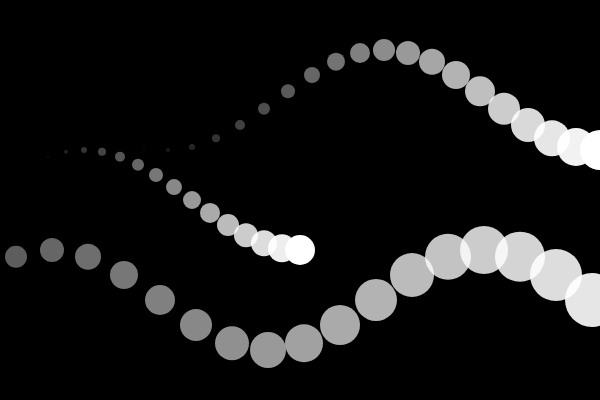
Frame 1 (no input)
Frame 60 (no input): identical to frame 1, image omitted
Frame 120 (the mouse pressed at the canvas centre since frame 60): identical to frame 1, image omitted

The p5.js sketch that drew this single still picture (run headless with seeded random() and noise() and a simulated clock; from frame 60 on, the mouse is pressed at the canvas centre):

// p5.js sketch
// ── sketch.js
function setup() {
  createCanvas(600, 400);
  noStroke();
}

function draw() {
  background(0);
  nyoro(15, width / 2, height / 2);
  nyoro(20, width, height / 4);
  nyoro(30, width + 100, 3 * height / 4);
}

function nyoro(n, x, y) {
  for (let i = 0; i < n; i++) {
    fill(255, (n - i) * 255 / n);
    ellipse(
      x - n * i * width / 500,
      y + 50 * cos(radians(n * i)),
      (n - i) * 2,
      (n - i) * 2
    );
  }
}
